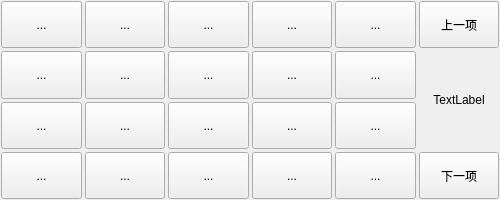
<?xml version="1.0" encoding="UTF-8"?>
<ui version="4.0">
 <class>FormHanziTable</class>
 <widget class="QWidget" name="FormHanziTable">
  <property name="geometry">
   <rect>
    <x>0</x>
    <y>0</y>
    <width>500</width>
    <height>200</height>
   </rect>
  </property>
  <property name="windowTitle">
   <string>Form</string>
  </property>
  <layout class="QGridLayout" name="gridLayout">
   <property name="leftMargin">
    <number>1</number>
   </property>
   <property name="topMargin">
    <number>1</number>
   </property>
   <property name="rightMargin">
    <number>1</number>
   </property>
   <property name="bottomMargin">
    <number>1</number>
   </property>
   <property name="spacing">
    <number>3</number>
   </property>
   <item row="0" column="0">
    <widget class="QToolButton" name="toolButton_00">
     <property name="sizePolicy">
      <sizepolicy hsizetype="Preferred" vsizetype="Preferred">
       <horstretch>0</horstretch>
       <verstretch>0</verstretch>
      </sizepolicy>
     </property>
     <property name="focusPolicy">
      <enum>Qt::NoFocus</enum>
     </property>
     <property name="text">
      <string>...</string>
     </property>
    </widget>
   </item>
   <item row="0" column="1">
    <widget class="QToolButton" name="toolButton_01">
     <property name="sizePolicy">
      <sizepolicy hsizetype="Preferred" vsizetype="Preferred">
       <horstretch>0</horstretch>
       <verstretch>0</verstretch>
      </sizepolicy>
     </property>
     <property name="focusPolicy">
      <enum>Qt::NoFocus</enum>
     </property>
     <property name="text">
      <string>...</string>
     </property>
    </widget>
   </item>
   <item row="0" column="2">
    <widget class="QToolButton" name="toolButton_02">
     <property name="sizePolicy">
      <sizepolicy hsizetype="Preferred" vsizetype="Preferred">
       <horstretch>0</horstretch>
       <verstretch>0</verstretch>
      </sizepolicy>
     </property>
     <property name="focusPolicy">
      <enum>Qt::NoFocus</enum>
     </property>
     <property name="text">
      <string>...</string>
     </property>
    </widget>
   </item>
   <item row="0" column="3">
    <widget class="QToolButton" name="toolButton_03">
     <property name="sizePolicy">
      <sizepolicy hsizetype="Preferred" vsizetype="Preferred">
       <horstretch>0</horstretch>
       <verstretch>0</verstretch>
      </sizepolicy>
     </property>
     <property name="focusPolicy">
      <enum>Qt::NoFocus</enum>
     </property>
     <property name="text">
      <string>...</string>
     </property>
    </widget>
   </item>
   <item row="0" column="4">
    <widget class="QToolButton" name="toolButton_04">
     <property name="sizePolicy">
      <sizepolicy hsizetype="Preferred" vsizetype="Preferred">
       <horstretch>0</horstretch>
       <verstretch>0</verstretch>
      </sizepolicy>
     </property>
     <property name="focusPolicy">
      <enum>Qt::NoFocus</enum>
     </property>
     <property name="text">
      <string>...</string>
     </property>
    </widget>
   </item>
   <item row="1" column="0">
    <widget class="QToolButton" name="toolButton_10">
     <property name="sizePolicy">
      <sizepolicy hsizetype="Preferred" vsizetype="Preferred">
       <horstretch>0</horstretch>
       <verstretch>0</verstretch>
      </sizepolicy>
     </property>
     <property name="focusPolicy">
      <enum>Qt::NoFocus</enum>
     </property>
     <property name="text">
      <string>...</string>
     </property>
    </widget>
   </item>
   <item row="1" column="1">
    <widget class="QToolButton" name="toolButton_11">
     <property name="sizePolicy">
      <sizepolicy hsizetype="Preferred" vsizetype="Preferred">
       <horstretch>0</horstretch>
       <verstretch>0</verstretch>
      </sizepolicy>
     </property>
     <property name="focusPolicy">
      <enum>Qt::NoFocus</enum>
     </property>
     <property name="text">
      <string>...</string>
     </property>
    </widget>
   </item>
   <item row="1" column="2">
    <widget class="QToolButton" name="toolButton_12">
     <property name="sizePolicy">
      <sizepolicy hsizetype="Preferred" vsizetype="Preferred">
       <horstretch>0</horstretch>
       <verstretch>0</verstretch>
      </sizepolicy>
     </property>
     <property name="focusPolicy">
      <enum>Qt::NoFocus</enum>
     </property>
     <property name="text">
      <string>...</string>
     </property>
    </widget>
   </item>
   <item row="1" column="3">
    <widget class="QToolButton" name="toolButton_13">
     <property name="sizePolicy">
      <sizepolicy hsizetype="Preferred" vsizetype="Preferred">
       <horstretch>0</horstretch>
       <verstretch>0</verstretch>
      </sizepolicy>
     </property>
     <property name="focusPolicy">
      <enum>Qt::NoFocus</enum>
     </property>
     <property name="text">
      <string>...</string>
     </property>
    </widget>
   </item>
   <item row="1" column="4">
    <widget class="QToolButton" name="toolButton_14">
     <property name="sizePolicy">
      <sizepolicy hsizetype="Preferred" vsizetype="Preferred">
       <horstretch>0</horstretch>
       <verstretch>0</verstretch>
      </sizepolicy>
     </property>
     <property name="focusPolicy">
      <enum>Qt::NoFocus</enum>
     </property>
     <property name="text">
      <string>...</string>
     </property>
    </widget>
   </item>
   <item row="2" column="0">
    <widget class="QToolButton" name="toolButton_20">
     <property name="sizePolicy">
      <sizepolicy hsizetype="Preferred" vsizetype="Preferred">
       <horstretch>0</horstretch>
       <verstretch>0</verstretch>
      </sizepolicy>
     </property>
     <property name="focusPolicy">
      <enum>Qt::NoFocus</enum>
     </property>
     <property name="text">
      <string>...</string>
     </property>
    </widget>
   </item>
   <item row="2" column="1">
    <widget class="QToolButton" name="toolButton_21">
     <property name="sizePolicy">
      <sizepolicy hsizetype="Preferred" vsizetype="Preferred">
       <horstretch>0</horstretch>
       <verstretch>0</verstretch>
      </sizepolicy>
     </property>
     <property name="focusPolicy">
      <enum>Qt::NoFocus</enum>
     </property>
     <property name="text">
      <string>...</string>
     </property>
    </widget>
   </item>
   <item row="2" column="2">
    <widget class="QToolButton" name="toolButton_22">
     <property name="sizePolicy">
      <sizepolicy hsizetype="Preferred" vsizetype="Preferred">
       <horstretch>0</horstretch>
       <verstretch>0</verstretch>
      </sizepolicy>
     </property>
     <property name="focusPolicy">
      <enum>Qt::NoFocus</enum>
     </property>
     <property name="text">
      <string>...</string>
     </property>
    </widget>
   </item>
   <item row="2" column="3">
    <widget class="QToolButton" name="toolButton_23">
     <property name="sizePolicy">
      <sizepolicy hsizetype="Preferred" vsizetype="Preferred">
       <horstretch>0</horstretch>
       <verstretch>0</verstretch>
      </sizepolicy>
     </property>
     <property name="focusPolicy">
      <enum>Qt::NoFocus</enum>
     </property>
     <property name="text">
      <string>...</string>
     </property>
    </widget>
   </item>
   <item row="2" column="4">
    <widget class="QToolButton" name="toolButton_24">
     <property name="sizePolicy">
      <sizepolicy hsizetype="Preferred" vsizetype="Preferred">
       <horstretch>0</horstretch>
       <verstretch>0</verstretch>
      </sizepolicy>
     </property>
     <property name="focusPolicy">
      <enum>Qt::NoFocus</enum>
     </property>
     <property name="text">
      <string>...</string>
     </property>
    </widget>
   </item>
   <item row="4" column="1">
    <widget class="QToolButton" name="toolButton_31">
     <property name="sizePolicy">
      <sizepolicy hsizetype="Preferred" vsizetype="Preferred">
       <horstretch>0</horstretch>
       <verstretch>0</verstretch>
      </sizepolicy>
     </property>
     <property name="focusPolicy">
      <enum>Qt::NoFocus</enum>
     </property>
     <property name="text">
      <string>...</string>
     </property>
    </widget>
   </item>
   <item row="4" column="2">
    <widget class="QToolButton" name="toolButton_32">
     <property name="sizePolicy">
      <sizepolicy hsizetype="Preferred" vsizetype="Preferred">
       <horstretch>0</horstretch>
       <verstretch>0</verstretch>
      </sizepolicy>
     </property>
     <property name="focusPolicy">
      <enum>Qt::NoFocus</enum>
     </property>
     <property name="text">
      <string>...</string>
     </property>
    </widget>
   </item>
   <item row="4" column="3">
    <widget class="QToolButton" name="toolButton_33">
     <property name="sizePolicy">
      <sizepolicy hsizetype="Preferred" vsizetype="Preferred">
       <horstretch>0</horstretch>
       <verstretch>0</verstretch>
      </sizepolicy>
     </property>
     <property name="focusPolicy">
      <enum>Qt::NoFocus</enum>
     </property>
     <property name="text">
      <string>...</string>
     </property>
    </widget>
   </item>
   <item row="4" column="4">
    <widget class="QToolButton" name="toolButton_34">
     <property name="sizePolicy">
      <sizepolicy hsizetype="Preferred" vsizetype="Preferred">
       <horstretch>0</horstretch>
       <verstretch>0</verstretch>
      </sizepolicy>
     </property>
     <property name="focusPolicy">
      <enum>Qt::NoFocus</enum>
     </property>
     <property name="text">
      <string>...</string>
     </property>
    </widget>
   </item>
   <item row="4" column="5">
    <widget class="QToolButton" name="toolButton_PageDown">
     <property name="sizePolicy">
      <sizepolicy hsizetype="Preferred" vsizetype="Preferred">
       <horstretch>0</horstretch>
       <verstretch>0</verstretch>
      </sizepolicy>
     </property>
     <property name="maximumSize">
      <size>
       <width>85</width>
       <height>16777215</height>
      </size>
     </property>
     <property name="focusPolicy">
      <enum>Qt::NoFocus</enum>
     </property>
     <property name="text">
      <string>下一项</string>
     </property>
     <property name="icon">
      <iconset resource="keypad.qrc">
       <normaloff>:/new/keypad/picture/keypad/triangle-down.png</normaloff>:/new/keypad/picture/keypad/triangle-down.png</iconset>
     </property>
     <property name="iconSize">
      <size>
       <width>32</width>
       <height>32</height>
      </size>
     </property>
    </widget>
   </item>
   <item row="0" column="5">
    <widget class="QToolButton" name="toolButton_PageUp">
     <property name="sizePolicy">
      <sizepolicy hsizetype="Preferred" vsizetype="Preferred">
       <horstretch>0</horstretch>
       <verstretch>0</verstretch>
      </sizepolicy>
     </property>
     <property name="minimumSize">
      <size>
       <width>0</width>
       <height>0</height>
      </size>
     </property>
     <property name="maximumSize">
      <size>
       <width>85</width>
       <height>16777215</height>
      </size>
     </property>
     <property name="focusPolicy">
      <enum>Qt::NoFocus</enum>
     </property>
     <property name="text">
      <string>上一项</string>
     </property>
     <property name="icon">
      <iconset resource="keypad.qrc">
       <normaloff>:/new/keypad/picture/keypad/triangle-up.png</normaloff>:/new/keypad/picture/keypad/triangle-up.png</iconset>
     </property>
     <property name="iconSize">
      <size>
       <width>32</width>
       <height>32</height>
      </size>
     </property>
    </widget>
   </item>
   <item row="4" column="0">
    <widget class="QToolButton" name="toolButton_30">
     <property name="sizePolicy">
      <sizepolicy hsizetype="Preferred" vsizetype="Preferred">
       <horstretch>0</horstretch>
       <verstretch>0</verstretch>
      </sizepolicy>
     </property>
     <property name="focusPolicy">
      <enum>Qt::NoFocus</enum>
     </property>
     <property name="text">
      <string>...</string>
     </property>
    </widget>
   </item>
   <item row="1" column="5" rowspan="2">
    <widget class="QLabel" name="label_Progress">
     <property name="text">
      <string>TextLabel</string>
     </property>
     <property name="alignment">
      <set>Qt::AlignCenter</set>
     </property>
    </widget>
   </item>
  </layout>
 </widget>
 <resources>
  <include location="keypad.qrc"/>
 </resources>
 <connections>
  <connection>
   <sender>toolButton_PageUp</sender>
   <signal>clicked()</signal>
   <receiver>FormHanziTable</receiver>
   <slot>onPageUp()</slot>
   <hints>
    <hint type="sourcelabel">
     <x>641</x>
     <y>46</y>
    </hint>
    <hint type="destinationlabel">
     <x>613</x>
     <y>81</y>
    </hint>
   </hints>
  </connection>
  <connection>
   <sender>toolButton_PageDown</sender>
   <signal>clicked()</signal>
   <receiver>FormHanziTable</receiver>
   <slot>onPageDown()</slot>
   <hints>
    <hint type="sourcelabel">
     <x>626</x>
     <y>285</y>
    </hint>
    <hint type="destinationlabel">
     <x>612</x>
     <y>243</y>
    </hint>
   </hints>
  </connection>
 </connections>
 <slots>
  <slot>onPageUp()</slot>
  <slot>onPageDown()</slot>
 </slots>
</ui>
